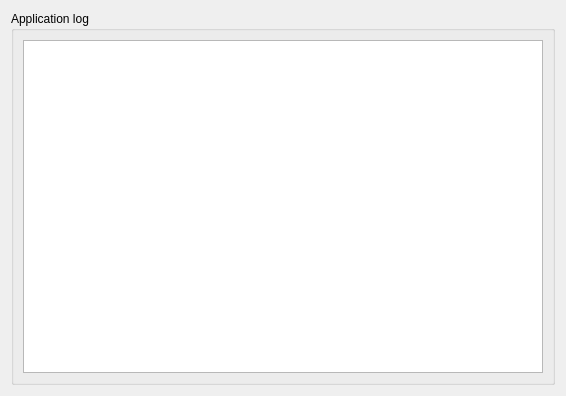
<?xml version="1.0" encoding="UTF-8"?>
<ui version="4.0">
 <class>Log</class>
 <widget class="QWidget" name="Log">
  <property name="geometry">
   <rect>
    <x>0</x>
    <y>0</y>
    <width>566</width>
    <height>396</height>
   </rect>
  </property>
  <property name="windowTitle">
   <string>Log</string>
  </property>
  <property name="windowIcon">
   <iconset resource="resource.qrc">
    <normaloff>:/resource/16x16_ico_png/ico_info.png</normaloff>:/resource/16x16_ico_png/ico_info.png</iconset>
  </property>
  <layout class="QGridLayout" name="gridLayout">
   <item row="0" column="0">
    <widget class="QGroupBox" name="groupBox_6">
     <property name="title">
      <string>Application log</string>
     </property>
     <property name="flat">
      <bool>false</bool>
     </property>
     <layout class="QGridLayout" name="gridLayout_9">
      <item row="0" column="0">
       <widget class="QListView" name="listLog">
        <property name="contextMenuPolicy">
         <enum>Qt::CustomContextMenu</enum>
        </property>
       </widget>
      </item>
     </layout>
    </widget>
   </item>
  </layout>
  <action name="actionClearLog">
   <property name="icon">
    <iconset resource="resource.qrc">
     <normaloff>:/resource/16x16_ico_png/ico_trash.png</normaloff>:/resource/16x16_ico_png/ico_trash.png</iconset>
   </property>
   <property name="text">
    <string>Clear</string>
   </property>
   <property name="toolTip">
    <string>Clear log</string>
   </property>
  </action>
 </widget>
 <resources>
  <include location="resource.qrc"/>
 </resources>
 <connections/>
</ui>
